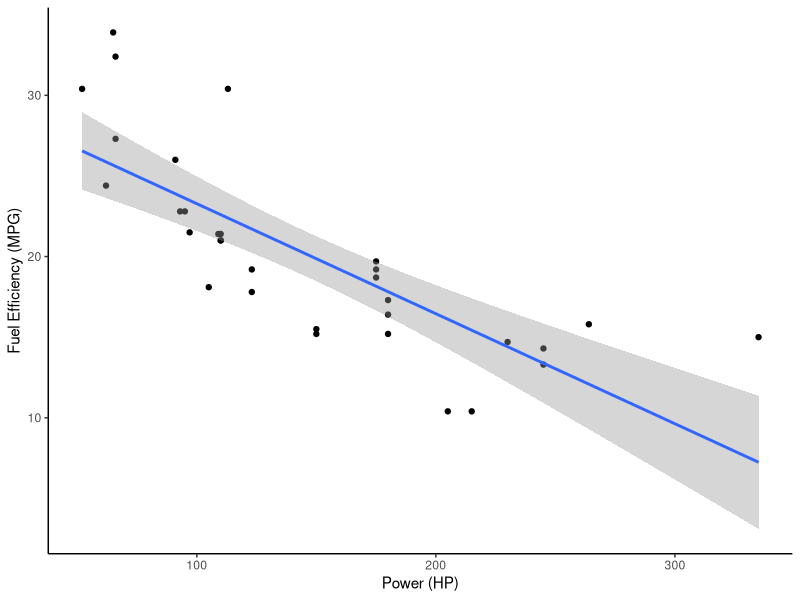
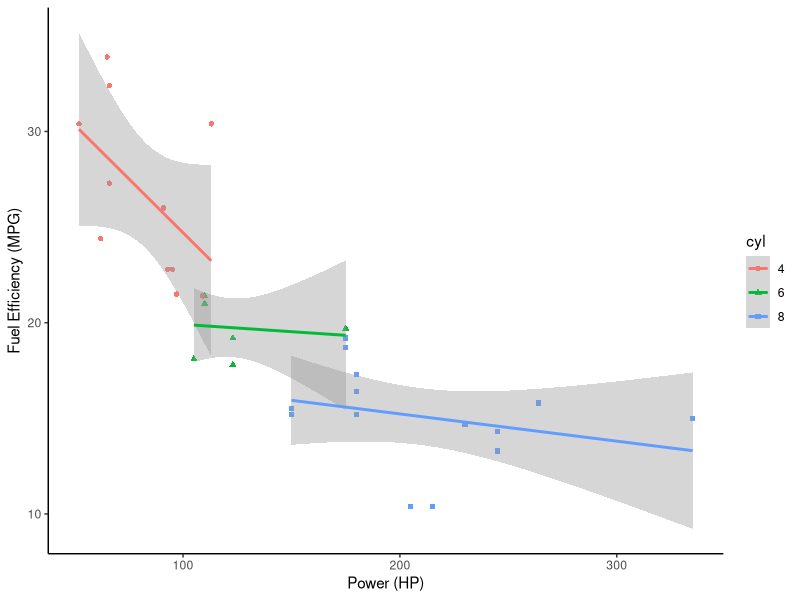
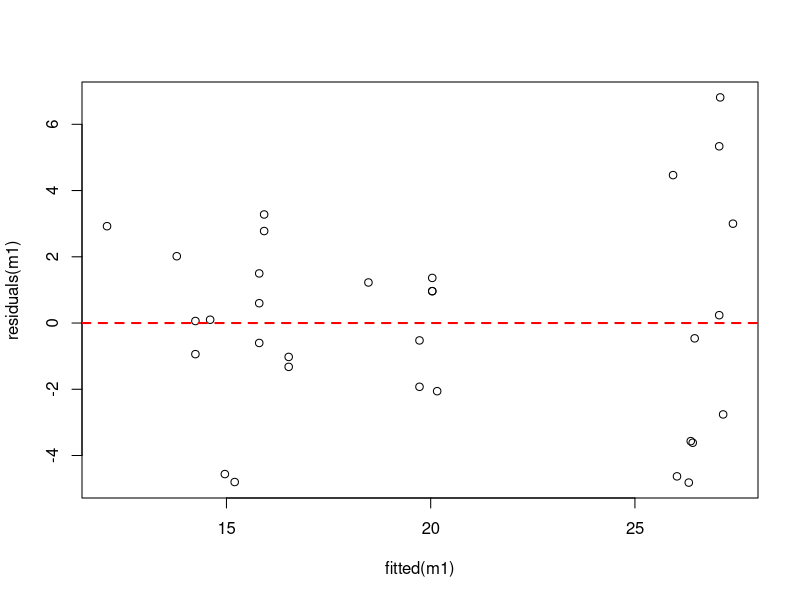
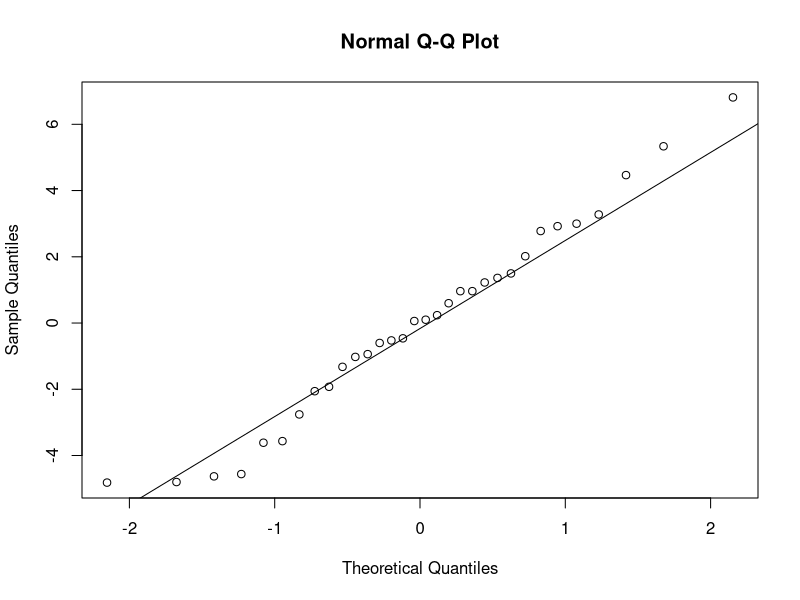
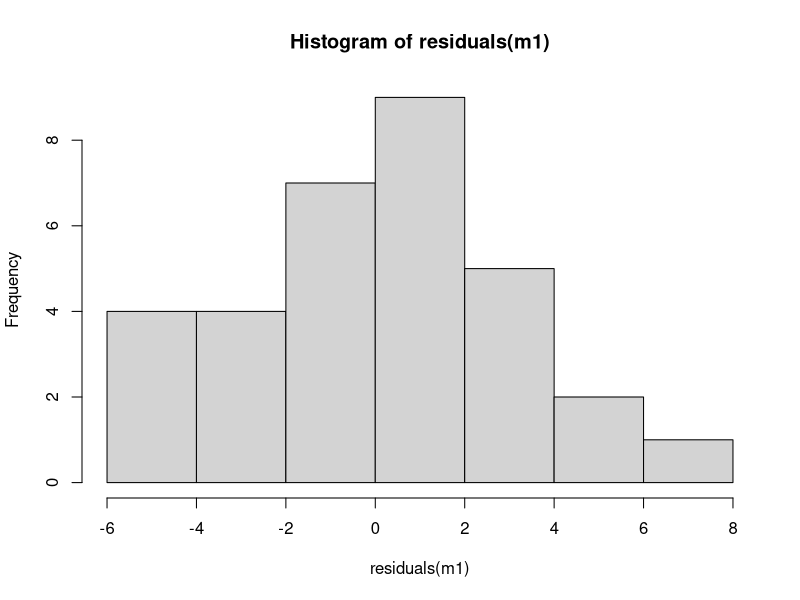

Generate these figures, in order, with R:
## ---- chunk 1
data(mtcars)

# Ensure that the number of cylinders is treated as a categorical (grouping) variable, 
# by converting it to a factor
mtcars$cyl <- factor(mtcars$cyl)
## ---- chunk 2
library(ggplot2)

ggplot(data = mtcars,mapping = aes(x=hp,y=mpg))+geom_point()+
  scale_x_continuous(name = "Power (HP)")+scale_y_continuous(name = "Fuel Efficiency (MPG)")+
  geom_smooth(method = "lm")+theme_classic()
## ---- chunk 3
ggplot(data = mtcars,mapping = aes(x=hp,y=mpg,col=cyl,shape=cyl))+geom_point()+
  scale_x_continuous(name = "Power (HP)")+scale_y_continuous(name = "Fuel Efficiency (MPG)")+
  geom_smooth(method = "lm")+theme_classic()
## ---- chunk 4
m1 <- lm(mtcars$mpg~mtcars$hp+mtcars$cyl)
summary(m1)
anova(m1)
## ---- chunk 5
plot(fitted(m1),residuals(m1)); abline(h=0,lty=2,lwd=2,col="red")
qqnorm(residuals(m1)); qqline(residuals(m1))
hist(residuals(m1))
